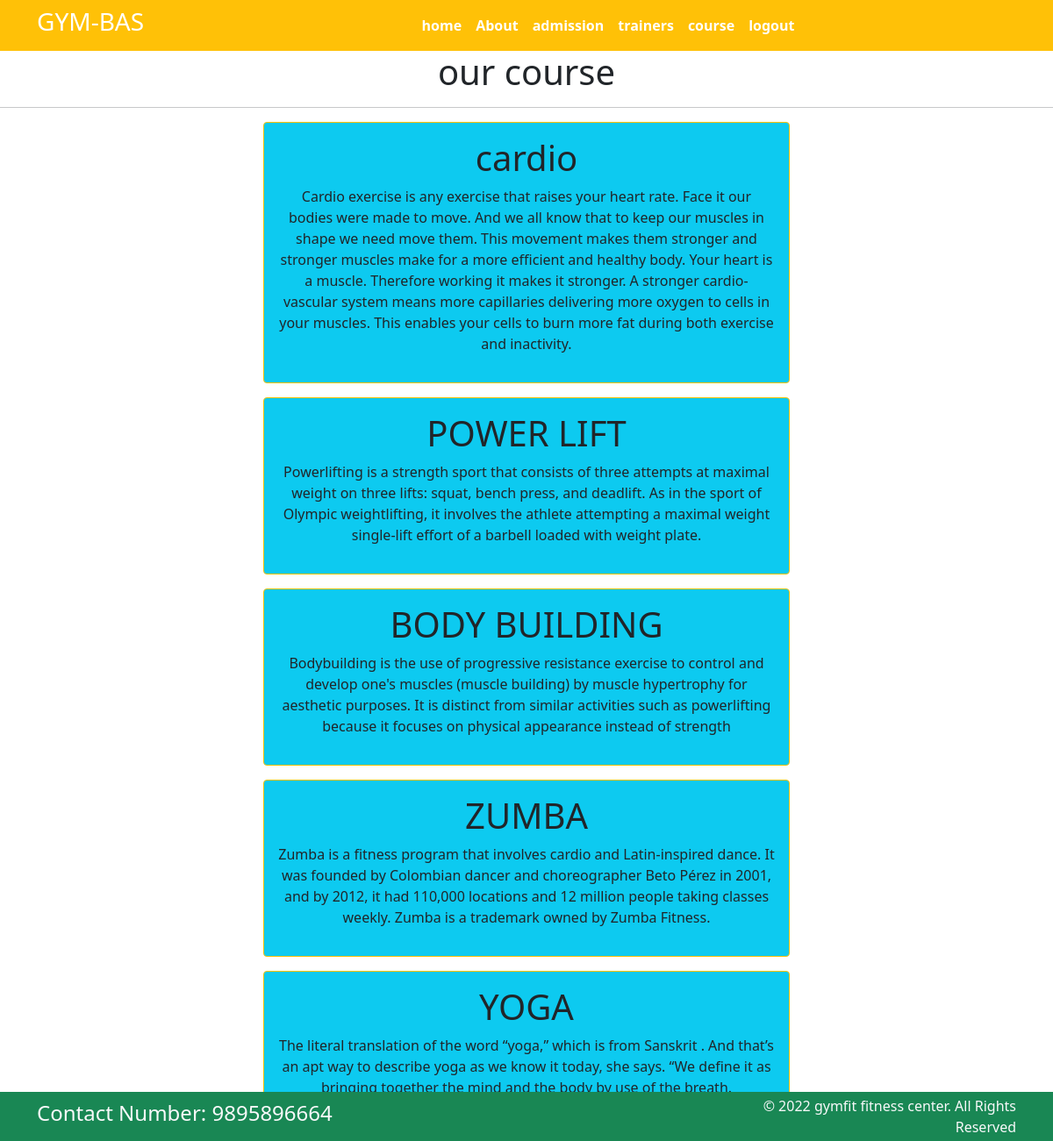
The app's page /home/course/ (signed in) with its own data.
### home/models.py (models this page shows, shortened)
class Course(models.Model):
    course_name = models.CharField(max_length=100)
    course_description = models.TextField()

### home/views.py (the view)
# urls.py: path('course/', views.course,name='course'),
def course(request):
    if 'username' in request.session:
        dict_course = {
            'cours': Course.objects.all()
        }
        return render(request, "course.html", dict_course)
    else:
        return redirect('home')

### templates/course.html (shortened to what this page needs)
{% extends 'base.html' %}
{% block content%}
<h1 class="text-center">our course</h1>
<hr>
{% for c in cours %}
<div class= "mx-auto w-50 bg-info text-center text-gray p-3 my-3 border border-warning rounded">
    <h1>{{c.course_name}}</h1>
    <p>{{c.course_description}}</p>
</div>
{% endfor %}
{% endblock %}

### records on screen
Course: course_name "cardio", course_description "Cardio exercise is any exercise that raises your heart rate. Face it our bodies were made to move. And we all know that to keep our muscles in shape we need move them. This movement makes them stronger and stronger muscles make for a more efficient and healthy body. Your heart is a muscle. Therefore working it makes it stronger. A stronger cardio-vascular system means more capillaries delivering more oxygen to cells in your muscles. This enables your cells to burn more fat during both exercise and inactivity."
Course: course_name "POWER LIFT", course_description "Powerlifting is a strength sport that consists of three attempts at maximal weight on three lifts: squat, bench press, and deadlift. As in the sport of Olympic weightlifting, it involves the athlete attempting a maximal weight single-lift effort of a barbell loaded with weight plate."
Course: course_name "BODY BUILDING", course_description "Bodybuilding is the use of progressive resistance exercise to control and develop one's muscles (muscle building) by muscle hypertrophy for aesthetic purposes. It is distinct from similar activities such as powerlifting because it focuses on physical appearance instead of strength"
Course: course_name "ZUMBA", course_description "Zumba is a fitness program that involves cardio and Latin-inspired dance. It was founded by Colombian dancer and choreographer Beto Pérez in 2001, and by 2012, it had 110,000 locations and 12 million people taking classes weekly. Zumba is a trademark owned by Zumba Fitness."
Course: course_name "YOGA", course_description "The literal translation of the word “yoga,” which is from Sanskrit . And that’s an apt way to describe yoga as we know it today, she says. “We define it as bringing together the mind and the body by use of the breath."
